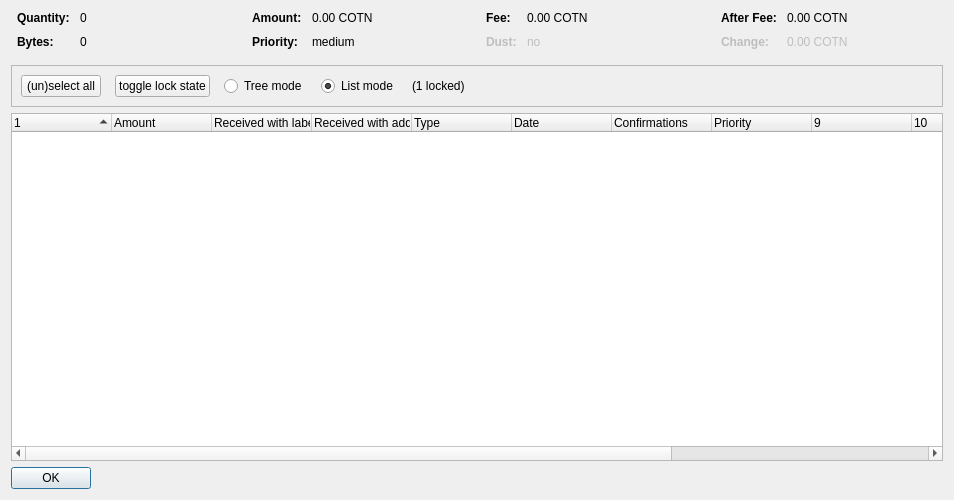
<?xml version="1.0" encoding="UTF-8"?>
<ui version="4.0">
 <class>CoinControlDialog</class>
 <widget class="QDialog" name="CoinControlDialog">
  <property name="geometry">
   <rect>
    <x>0</x>
    <y>0</y>
    <width>954</width>
    <height>500</height>
   </rect>
  </property>
  <property name="windowTitle">
   <string>Coin Selection</string>
  </property>
  <layout class="QVBoxLayout" name="verticalLayout">
   <item>
    <layout class="QHBoxLayout" name="horizontalLayoutTop" stretch="0,0,0,0">
     <property name="topMargin">
      <number>0</number>
     </property>
     <property name="bottomMargin">
      <number>10</number>
     </property>
     <item>
      <layout class="QFormLayout" name="formLayoutCoinControl1">
       <property name="horizontalSpacing">
        <number>10</number>
       </property>
       <property name="verticalSpacing">
        <number>10</number>
       </property>
       <property name="leftMargin">
        <number>6</number>
       </property>
       <property name="rightMargin">
        <number>6</number>
       </property>
       <item row="0" column="0">
        <widget class="QLabel" name="labelCoinControlQuantityText">
         <property name="font">
          <font>
           <weight>75</weight>
           <bold>true</bold>
          </font>
         </property>
         <property name="text">
          <string>Quantity:</string>
         </property>
        </widget>
       </item>
       <item row="0" column="1">
        <widget class="QLabel" name="labelCoinControlQuantity">
         <property name="cursor">
          <cursorShape>IBeamCursor</cursorShape>
         </property>
         <property name="contextMenuPolicy">
          <enum>Qt::ActionsContextMenu</enum>
         </property>
         <property name="text">
          <string notr="true">0</string>
         </property>
         <property name="textInteractionFlags">
          <set>Qt::LinksAccessibleByMouse|Qt::TextSelectableByKeyboard|Qt::TextSelectableByMouse</set>
         </property>
        </widget>
       </item>
       <item row="1" column="0">
        <widget class="QLabel" name="labelCoinControlBytesText">
         <property name="font">
          <font>
           <weight>75</weight>
           <bold>true</bold>
          </font>
         </property>
         <property name="text">
          <string>Bytes:</string>
         </property>
        </widget>
       </item>
       <item row="1" column="1">
        <widget class="QLabel" name="labelCoinControlBytes">
         <property name="cursor">
          <cursorShape>IBeamCursor</cursorShape>
         </property>
         <property name="contextMenuPolicy">
          <enum>Qt::ActionsContextMenu</enum>
         </property>
         <property name="text">
          <string notr="true">0</string>
         </property>
         <property name="textInteractionFlags">
          <set>Qt::LinksAccessibleByMouse|Qt::TextSelectableByKeyboard|Qt::TextSelectableByMouse</set>
         </property>
        </widget>
       </item>
      </layout>
     </item>
     <item>
      <layout class="QFormLayout" name="formLayoutCoinControl2">
       <property name="horizontalSpacing">
        <number>10</number>
       </property>
       <property name="verticalSpacing">
        <number>10</number>
       </property>
       <property name="leftMargin">
        <number>6</number>
       </property>
       <property name="rightMargin">
        <number>6</number>
       </property>
       <item row="0" column="0">
        <widget class="QLabel" name="labelCoinControlAmountText">
         <property name="font">
          <font>
           <weight>75</weight>
           <bold>true</bold>
          </font>
         </property>
         <property name="text">
          <string>Amount:</string>
         </property>
        </widget>
       </item>
       <item row="0" column="1">
        <widget class="QLabel" name="labelCoinControlAmount">
         <property name="cursor">
          <cursorShape>IBeamCursor</cursorShape>
         </property>
         <property name="contextMenuPolicy">
          <enum>Qt::ActionsContextMenu</enum>
         </property>
         <property name="text">
          <string notr="true">0.00 COTN</string>
         </property>
         <property name="textInteractionFlags">
          <set>Qt::LinksAccessibleByMouse|Qt::TextSelectableByKeyboard|Qt::TextSelectableByMouse</set>
         </property>
        </widget>
       </item>
       <item row="1" column="0">
        <widget class="QLabel" name="labelCoinControlPriorityText">
         <property name="font">
          <font>
           <weight>75</weight>
           <bold>true</bold>
          </font>
         </property>
         <property name="text">
          <string>Priority:</string>
         </property>
        </widget>
       </item>
       <item row="1" column="1">
        <widget class="QLabel" name="labelCoinControlPriority">
         <property name="cursor">
          <cursorShape>IBeamCursor</cursorShape>
         </property>
         <property name="contextMenuPolicy">
          <enum>Qt::ActionsContextMenu</enum>
         </property>
         <property name="text">
          <string>medium</string>
         </property>
         <property name="textInteractionFlags">
          <set>Qt::LinksAccessibleByMouse|Qt::TextSelectableByKeyboard|Qt::TextSelectableByMouse</set>
         </property>
        </widget>
       </item>
      </layout>
     </item>
     <item>
      <layout class="QFormLayout" name="formLayoutCoinControl3">
       <property name="horizontalSpacing">
        <number>10</number>
       </property>
       <property name="verticalSpacing">
        <number>10</number>
       </property>
       <property name="leftMargin">
        <number>6</number>
       </property>
       <property name="rightMargin">
        <number>6</number>
       </property>
       <item row="0" column="0">
        <widget class="QLabel" name="labelCoinControlFeeText">
         <property name="font">
          <font>
           <weight>75</weight>
           <bold>true</bold>
          </font>
         </property>
         <property name="text">
          <string>Fee:</string>
         </property>
        </widget>
       </item>
       <item row="0" column="1">
        <widget class="QLabel" name="labelCoinControlFee">
         <property name="cursor">
          <cursorShape>IBeamCursor</cursorShape>
         </property>
         <property name="contextMenuPolicy">
          <enum>Qt::ActionsContextMenu</enum>
         </property>
         <property name="text">
          <string notr="true">0.00 COTN</string>
         </property>
         <property name="textInteractionFlags">
          <set>Qt::LinksAccessibleByMouse|Qt::TextSelectableByKeyboard|Qt::TextSelectableByMouse</set>
         </property>
        </widget>
       </item>
       <item row="1" column="0">
        <widget class="QLabel" name="labelCoinControlLowOutputText">
         <property name="enabled">
          <bool>false</bool>
         </property>
         <property name="font">
          <font>
           <weight>75</weight>
           <bold>true</bold>
          </font>
         </property>
         <property name="text">
          <string>Dust:</string>
         </property>
        </widget>
       </item>
       <item row="1" column="1">
        <widget class="QLabel" name="labelCoinControlLowOutput">
         <property name="enabled">
          <bool>false</bool>
         </property>
         <property name="cursor">
          <cursorShape>IBeamCursor</cursorShape>
         </property>
         <property name="contextMenuPolicy">
          <enum>Qt::ActionsContextMenu</enum>
         </property>
         <property name="text">
          <string>no</string>
         </property>
         <property name="textInteractionFlags">
          <set>Qt::LinksAccessibleByMouse|Qt::TextSelectableByKeyboard|Qt::TextSelectableByMouse</set>
         </property>
        </widget>
       </item>
      </layout>
     </item>
     <item>
      <layout class="QFormLayout" name="formLayoutCoinControl4">
       <property name="horizontalSpacing">
        <number>10</number>
       </property>
       <property name="verticalSpacing">
        <number>10</number>
       </property>
       <property name="leftMargin">
        <number>6</number>
       </property>
       <property name="rightMargin">
        <number>6</number>
       </property>
       <item row="0" column="0">
        <widget class="QLabel" name="labelCoinControlAfterFeeText">
         <property name="font">
          <font>
           <weight>75</weight>
           <bold>true</bold>
          </font>
         </property>
         <property name="text">
          <string>After Fee:</string>
         </property>
        </widget>
       </item>
       <item row="0" column="1">
        <widget class="QLabel" name="labelCoinControlAfterFee">
         <property name="cursor">
          <cursorShape>IBeamCursor</cursorShape>
         </property>
         <property name="contextMenuPolicy">
          <enum>Qt::ActionsContextMenu</enum>
         </property>
         <property name="text">
          <string notr="true">0.00 COTN</string>
         </property>
         <property name="textInteractionFlags">
          <set>Qt::LinksAccessibleByMouse|Qt::TextSelectableByKeyboard|Qt::TextSelectableByMouse</set>
         </property>
        </widget>
       </item>
       <item row="1" column="0">
        <widget class="QLabel" name="labelCoinControlChangeText">
         <property name="enabled">
          <bool>false</bool>
         </property>
         <property name="font">
          <font>
           <weight>75</weight>
           <bold>true</bold>
          </font>
         </property>
         <property name="text">
          <string>Change:</string>
         </property>
        </widget>
       </item>
       <item row="1" column="1">
        <widget class="QLabel" name="labelCoinControlChange">
         <property name="enabled">
          <bool>false</bool>
         </property>
         <property name="cursor">
          <cursorShape>IBeamCursor</cursorShape>
         </property>
         <property name="contextMenuPolicy">
          <enum>Qt::ActionsContextMenu</enum>
         </property>
         <property name="text">
          <string notr="true">0.00 COTN</string>
         </property>
         <property name="textInteractionFlags">
          <set>Qt::LinksAccessibleByMouse|Qt::TextSelectableByKeyboard|Qt::TextSelectableByMouse</set>
         </property>
        </widget>
       </item>
      </layout>
     </item>
    </layout>
   </item>
   <item>
    <widget class="QFrame" name="frame">
     <property name="minimumSize">
      <size>
       <width>0</width>
       <height>40</height>
      </size>
     </property>
     <property name="frameShape">
      <enum>QFrame::StyledPanel</enum>
     </property>
     <property name="frameShadow">
      <enum>QFrame::Sunken</enum>
     </property>
     <layout class="QHBoxLayout" name="horizontalLayout">
      <item>
       <layout class="QHBoxLayout" name="horizontalLayoutPanel" stretch="0,0,0,0,0,0">
        <property name="spacing">
         <number>14</number>
        </property>
        <item>
         <widget class="QPushButton" name="pushButtonSelectAll">
          <property name="sizePolicy">
           <sizepolicy hsizetype="Maximum" vsizetype="Fixed">
            <horstretch>0</horstretch>
            <verstretch>0</verstretch>
           </sizepolicy>
          </property>
          <property name="text">
           <string>(un)select all</string>
          </property>
          <property name="autoDefault">
           <bool>false</bool>
          </property>
         </widget>
        </item>
        <item>
         <widget class="QPushButton" name="pushButtonToggleLock">
          <property name="sizePolicy">
           <sizepolicy hsizetype="Maximum" vsizetype="Fixed">
            <horstretch>0</horstretch>
            <verstretch>0</verstretch>
           </sizepolicy>
          </property>
          <property name="text">
           <string>toggle lock state</string>
          </property>
          <property name="autoDefault">
           <bool>false</bool>
          </property>
         </widget>
        </item>
        <item>
         <widget class="QRadioButton" name="radioTreeMode">
          <property name="sizePolicy">
           <sizepolicy hsizetype="Maximum" vsizetype="Fixed">
            <horstretch>0</horstretch>
            <verstretch>0</verstretch>
           </sizepolicy>
          </property>
          <property name="text">
           <string>Tree mode</string>
          </property>
         </widget>
        </item>
        <item>
         <widget class="QRadioButton" name="radioListMode">
          <property name="sizePolicy">
           <sizepolicy hsizetype="Maximum" vsizetype="Fixed">
            <horstretch>0</horstretch>
            <verstretch>0</verstretch>
           </sizepolicy>
          </property>
          <property name="text">
           <string>List mode</string>
          </property>
          <property name="checked">
           <bool>true</bool>
          </property>
         </widget>
        </item>
        <item>
         <widget class="QLabel" name="labelLocked">
          <property name="text">
           <string>(1 locked)</string>
          </property>
         </widget>
        </item>
        <item>
         <spacer name="horizontalSpacer">
          <property name="orientation">
           <enum>Qt::Horizontal</enum>
          </property>
          <property name="sizeHint" stdset="0">
           <size>
            <width>40</width>
            <height>20</height>
           </size>
          </property>
         </spacer>
        </item>
       </layout>
      </item>
     </layout>
    </widget>
   </item>
   <item>
    <widget class="CoinControlTreeWidget" name="treeWidget">
     <property name="contextMenuPolicy">
      <enum>Qt::CustomContextMenu</enum>
     </property>
     <property name="sortingEnabled">
      <bool>false</bool>
     </property>
     <property name="columnCount">
      <number>13</number>
     </property>
     <attribute name="headerShowSortIndicator" stdset="0">
      <bool>true</bool>
     </attribute>
     <attribute name="headerStretchLastSection">
      <bool>false</bool>
     </attribute>
     <column>
      <property name="text">
       <string/>
      </property>
     </column>
     <column>
      <property name="text">
       <string>Amount</string>
      </property>
     </column>
     <column>
      <property name="text">
       <string>Received with label</string>
      </property>
     </column>
     <column>
      <property name="text">
       <string>Received with address</string>
      </property>
     </column>
     <column>
      <property name="text">
	<string>Type</string>
      </property>
     </column>
     <column>
      <property name="text">	 
       <string>Date</string>
      </property>
     </column>
     <column>
      <property name="text">
       <string>Confirmations</string>
      </property>
      <property name="toolTip">
       <string>Confirmed</string>
      </property>
     </column>
     <column>
      <property name="text">
       <string>Priority</string>
      </property>
     </column>
     <column>
      <property name="text">
       <string/>
      </property>
     </column>
     <column>
      <property name="text">
       <string/>
      </property>
     </column>
     <column>
      <property name="text">
       <string/>
      </property>
     </column>
     <column>
      <property name="text">
       <string/>
      </property>
     </column>
     <column>
      <property name="text">
       <string/>
      </property>
     </column>
    </widget>
   </item>
   <item>
    <widget class="QDialogButtonBox" name="buttonBox">
     <property name="sizePolicy">
      <sizepolicy hsizetype="Maximum" vsizetype="Fixed">
       <horstretch>0</horstretch>
       <verstretch>0</verstretch>
      </sizepolicy>
     </property>
     <property name="orientation">
      <enum>Qt::Horizontal</enum>
     </property>
     <property name="standardButtons">
      <set>QDialogButtonBox::Ok</set>
     </property>
    </widget>
   </item>
  </layout>
 </widget>
 <customwidgets>
  <customwidget>
   <class>CoinControlTreeWidget</class>
   <extends>QTreeWidget</extends>
   <header>coincontroltreewidget.h</header>
  </customwidget>
 </customwidgets>
 <resources/>
 <connections/>
</ui>
